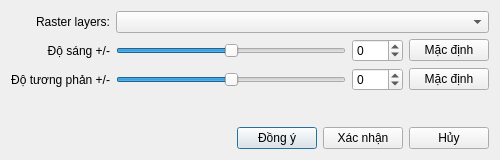
<ui version="4.0">
 <class>BrightnessContrastDialog</class>
 <widget class="QDialog" name="BrightnessContrastDialog">
  <property name="geometry">
   <rect>
    <x>0</x>
    <y>0</y>
    <width>500</width>
    <height>160</height>
   </rect>
  </property>
  <property name="windowTitle">
   <string>Độ sáng / Độ tương phản</string>
  </property>
  <layout class="QGridLayout" name="gridLayout">
   <item row="0" column="0">
    <widget class="QLabel" name="label_3">
     <property name="text">
      <string>Raster layers:</string>
     </property>
     <property name="alignment">
      <set>Qt::AlignRight|Qt::AlignTrailing|Qt::AlignVCenter</set>
     </property>
    </widget>
   </item>
   <item row="3" column="1">
    <spacer name="verticalSpacer">
     <property name="orientation">
      <enum>Qt::Vertical</enum>
     </property>
     <property name="sizeHint" stdset="0">
      <size>
       <width>20</width>
       <height>40</height>
      </size>
     </property>
    </spacer>
   </item>
   <item row="2" column="0">
    <widget class="QLabel" name="label_2">
     <property name="text">
      <string>Độ tương phản +/-</string>
     </property>
     <property name="alignment">
      <set>Qt::AlignRight|Qt::AlignTrailing|Qt::AlignVCenter</set>
     </property>
    </widget>
   </item>
   <item row="1" column="2">
    <widget class="QSpinBox" name="brightnessSbx">
     <property name="minimum">
      <number>-255</number>
     </property>
     <property name="maximum">
      <number>255</number>
     </property>
    </widget>
   </item>
   <item row="1" column="0">
    <widget class="QLabel" name="label">
     <property name="text">
      <string>Độ sáng +/-</string>
     </property>
     <property name="alignment">
      <set>Qt::AlignRight|Qt::AlignTrailing|Qt::AlignVCenter</set>
     </property>
    </widget>
   </item>
   <item row="2" column="2">
    <widget class="QSpinBox" name="contrastSbx">
     <property name="minimum">
      <number>-255</number>
     </property>
     <property name="maximum">
      <number>255</number>
     </property>
    </widget>
   </item>
   <item row="2" column="1">
    <widget class="QSlider" name="contrastSdr">
     <property name="minimum">
      <number>-255</number>
     </property>
     <property name="maximum">
      <number>255</number>
     </property>
     <property name="orientation">
      <enum>Qt::Horizontal</enum>
     </property>
    </widget>
   </item>
   <item row="1" column="1">
    <widget class="QSlider" name="brightnessSdr">
     <property name="minimum">
      <number>-255</number>
     </property>
     <property name="maximum">
      <number>255</number>
     </property>
     <property name="orientation">
      <enum>Qt::Horizontal</enum>
     </property>
    </widget>
   </item>
   <item row="1" column="3">
    <widget class="QPushButton" name="brightnessDefaultBtn">
     <property name="text">
      <string>Mặc định</string>
     </property>
     <property name="autoDefault">
      <bool>false</bool>
     </property>
    </widget>
   </item>
   <item row="2" column="3">
    <widget class="QPushButton" name="contrastDefaultBtn">
     <property name="text">
      <string>Mặc định</string>
     </property>
     <property name="autoDefault">
      <bool>false</bool>
     </property>
    </widget>
   </item>
   <item row="0" column="1" colspan="3">
    <widget class="QComboBox" name="rasterLayerCbx">
     <property name="sizePolicy">
      <sizepolicy hsizetype="Expanding" vsizetype="Fixed">
       <horstretch>0</horstretch>
       <verstretch>0</verstretch>
      </sizepolicy>
     </property>
    </widget>
   </item>
   <item row="4" column="0" colspan="4">
    <layout class="QHBoxLayout" name="horizontalLayout">
     <item>
      <spacer name="horizontalSpacer">
       <property name="orientation">
        <enum>Qt::Horizontal</enum>
       </property>
       <property name="sizeHint" stdset="0">
        <size>
         <width>375</width>
         <height>20</height>
        </size>
       </property>
      </spacer>
     </item>
     <item>
      <widget class="QPushButton" name="okBtn">
       <property name="text">
        <string>Đồng ý</string>
       </property>
       <property name="autoDefault">
        <bool>false</bool>
       </property>
       <property name="default">
        <bool>true</bool>
       </property>
      </widget>
     </item>
     <item>
      <widget class="QPushButton" name="applyBtn">
       <property name="text">
        <string>Xác nhận</string>
       </property>
       <property name="autoDefault">
        <bool>false</bool>
       </property>
      </widget>
     </item>
     <item>
      <widget class="QPushButton" name="cancelBtn">
       <property name="text">
        <string>Hủy</string>
       </property>
       <property name="autoDefault">
        <bool>false</bool>
       </property>
      </widget>
     </item>
    </layout>
   </item>
  </layout>
 </widget>
 <layoutdefault spacing="6" margin="11"/>
 <tabstops>
  <tabstop>rasterLayerCbx</tabstop>
  <tabstop>brightnessSdr</tabstop>
  <tabstop>brightnessSbx</tabstop>
  <tabstop>brightnessDefaultBtn</tabstop>
  <tabstop>contrastSdr</tabstop>
  <tabstop>contrastSbx</tabstop>
  <tabstop>contrastDefaultBtn</tabstop>
  <tabstop>okBtn</tabstop>
  <tabstop>applyBtn</tabstop>
 </tabstops>
 <resources/>
 <connections>
  <connection>
   <sender>brightnessSdr</sender>
   <signal>valueChanged(int)</signal>
   <receiver>brightnessSbx</receiver>
   <slot>setValue(int)</slot>
   <hints>
    <hint type="sourcelabel">
     <x>359</x>
     <y>22</y>
    </hint>
    <hint type="destinationlabel">
     <x>454</x>
     <y>24</y>
    </hint>
   </hints>
  </connection>
  <connection>
   <sender>contrastSdr</sender>
   <signal>valueChanged(int)</signal>
   <receiver>contrastSbx</receiver>
   <slot>setValue(int)</slot>
   <hints>
    <hint type="sourcelabel">
     <x>377</x>
     <y>54</y>
    </hint>
    <hint type="destinationlabel">
     <x>455</x>
     <y>58</y>
    </hint>
   </hints>
  </connection>
  <connection>
   <sender>brightnessSbx</sender>
   <signal>valueChanged(int)</signal>
   <receiver>brightnessSdr</receiver>
   <slot>setValue(int)</slot>
   <hints>
    <hint type="sourcelabel">
     <x>408</x>
     <y>11</y>
    </hint>
    <hint type="destinationlabel">
     <x>208</x>
     <y>17</y>
    </hint>
   </hints>
  </connection>
  <connection>
   <sender>contrastSbx</sender>
   <signal>valueChanged(int)</signal>
   <receiver>contrastSdr</receiver>
   <slot>setValue(int)</slot>
   <hints>
    <hint type="sourcelabel">
     <x>435</x>
     <y>46</y>
    </hint>
    <hint type="destinationlabel">
     <x>374</x>
     <y>45</y>
    </hint>
   </hints>
  </connection>
 </connections>
</ui>
